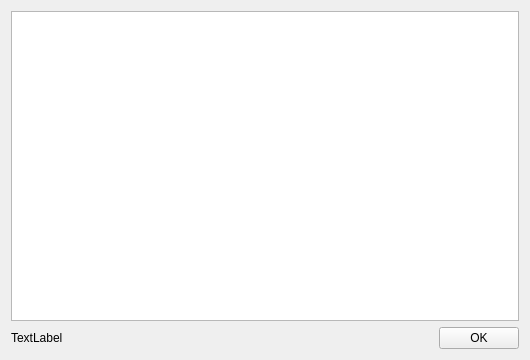
<?xml version="1.0" encoding="UTF-8"?>
<ui version="4.0">
 <class>Form</class>
 <widget class="QWidget" name="Form">
  <property name="geometry">
   <rect>
    <x>0</x>
    <y>0</y>
    <width>530</width>
    <height>360</height>
   </rect>
  </property>
  <property name="acceptDrops">
   <bool>false</bool>
  </property>
  <property name="windowTitle">
   <string>About HLED</string>
  </property>
  <property name="windowIcon">
   <iconset>
    <normaloff>:/qrc/hled.png</normaloff>:/qrc/hled.png</iconset>
  </property>
  <layout class="QVBoxLayout" name="verticalLayout_2">
   <item>
    <layout class="QVBoxLayout" name="verticalLayout">
     <item>
      <widget class="QTextBrowser" name="textBrowser">
       <property name="autoFillBackground">
        <bool>false</bool>
       </property>
      </widget>
     </item>
     <item>
      <layout class="QHBoxLayout" name="horizontalLayout">
       <item>
        <widget class="QLabel" name="label">
         <property name="text">
          <string>TextLabel</string>
         </property>
        </widget>
       </item>
       <item>
        <spacer name="horizontalSpacer">
         <property name="orientation">
          <enum>Qt::Horizontal</enum>
         </property>
         <property name="sizeHint" stdset="0">
          <size>
           <width>40</width>
           <height>20</height>
          </size>
         </property>
        </spacer>
       </item>
       <item>
        <widget class="QPushButton" name="pushButton">
         <property name="text">
          <string>OK</string>
         </property>
        </widget>
       </item>
      </layout>
     </item>
    </layout>
   </item>
  </layout>
 </widget>
 <resources/>
 <connections/>
</ui>
